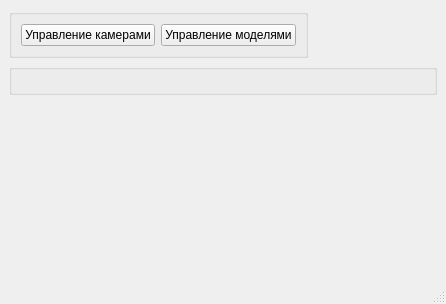
<?xml version="1.0" encoding="UTF-8"?>
<ui version="4.0">
 <class>main_config_window</class>
 <widget class="QMainWindow" name="main_config_window">
  <property name="geometry">
   <rect>
    <x>0</x>
    <y>0</y>
    <width>446</width>
    <height>304</height>
   </rect>
  </property>
  <property name="windowTitle">
   <string>Окно конфигурации</string>
  </property>
  <widget class="QWidget" name="centralwidget">
   <layout class="QGridLayout" name="gridLayout">
    <item row="0" column="0">
     <layout class="QVBoxLayout" name="verticalLayout">
      <item>
       <layout class="QHBoxLayout" name="horizontalLayout_2">
        <item>
         <widget class="QGroupBox" name="buttons_groupBox">
          <property name="title">
           <string/>
          </property>
          <layout class="QHBoxLayout" name="horizontalLayout">
           <item>
            <widget class="QPushButton" name="camera_manage_button">
             <property name="text">
              <string>Управление камерами</string>
             </property>
            </widget>
           </item>
           <item>
            <widget class="QPushButton" name="model_manage_button">
             <property name="text">
              <string>Управление моделями</string>
             </property>
            </widget>
           </item>
          </layout>
         </widget>
        </item>
        <item>
         <spacer name="horizontalSpacer">
          <property name="orientation">
           <enum>Qt::Orientation::Horizontal</enum>
          </property>
          <property name="sizeHint" stdset="0">
           <size>
            <width>40</width>
            <height>20</height>
           </size>
          </property>
         </spacer>
        </item>
       </layout>
      </item>
      <item>
       <widget class="QGroupBox" name="config_table_groupbox">
        <property name="title">
         <string/>
        </property>
       </widget>
      </item>
     </layout>
    </item>
    <item row="1" column="0">
     <spacer name="verticalSpacer">
      <property name="orientation">
       <enum>Qt::Orientation::Vertical</enum>
      </property>
      <property name="sizeHint" stdset="0">
       <size>
        <width>20</width>
        <height>40</height>
       </size>
      </property>
     </spacer>
    </item>
   </layout>
  </widget>
  <widget class="QStatusBar" name="statusbar"/>
 </widget>
 <resources/>
 <connections/>
</ui>
